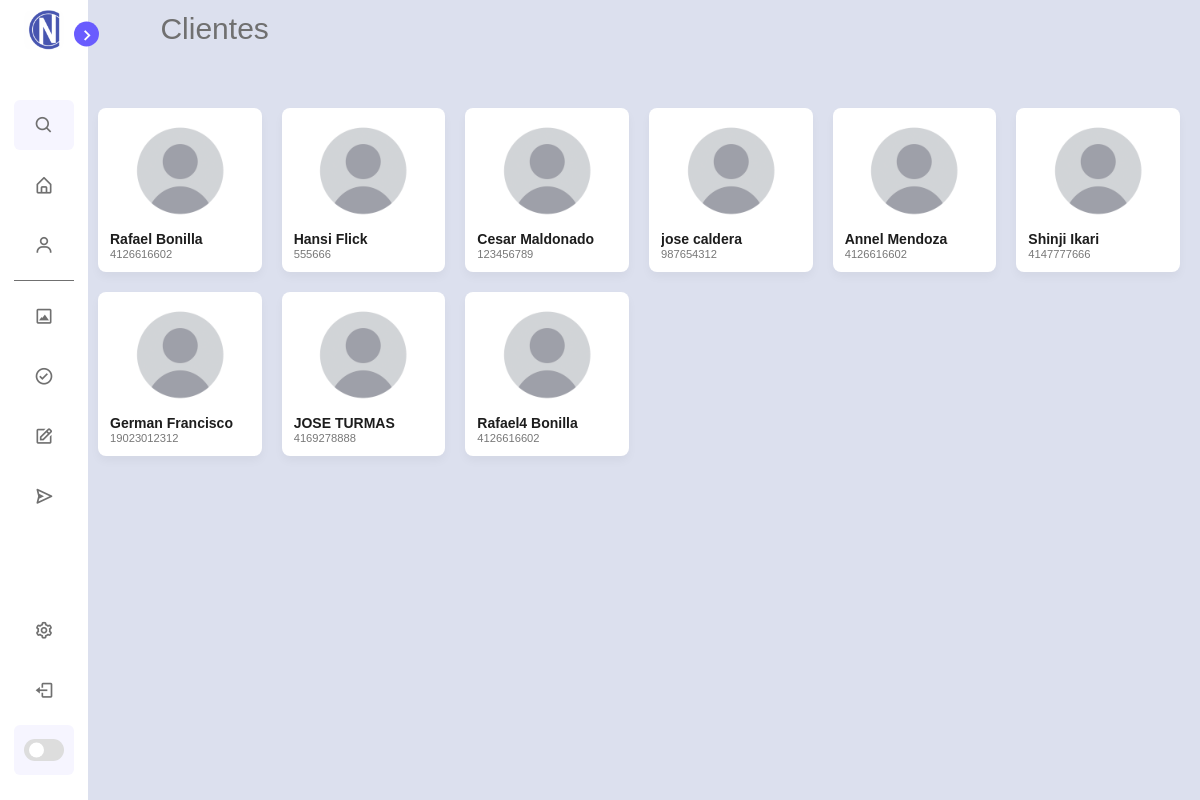
Page /Clients (signed in) on the committed database.
### tables this page shows
CREATE TABLE clientProject ( projectClientId INTEGER PRIMARY KEY AUTOINCREMENT, projectClientName TEXT, projectClientNumber INTEGER );

### new.py (the view)
@app.route("/Clients")
def clients():
    clients=try_clients()
    return  clients

### library/DB.py (called while the page is built)
def get_clients():
    conn = sqlite3.connect('library/database.db')
    cursor = conn.cursor()
    cursor.execute("SELECT projectClientName,ProjectClientNumber,projectClientId FROM clientProject")
    filas = cursor.fetchall()
    clientes= []
    for elemento in filas:
        if elemento not in clientes:
            clientes.append(elemento)
    return clientes

### library/URLs.py (called while the page is built)
def try_clients():
    if g.user:
        cliente=get_clients()
        return render_template("clients.html",user=g.user,cliente=cliente)
    flash("Debe de iniciar sesión primero.")
    return render_template("index.html")

### new.py (called while the page is built)
@app.before_request
def before_request():
    if "username" in session:
        g.user = session["username"]
    else:
        g.user = None

### templates/clients.html (shortened to what this page needs)
<!DOCTYPE html>
<html lang="en">
<head>
    <link rel="stylesheet" href="../static/css/clients.css">
    <link rel="stylesheet" href="../static/css/scrollbar.css">
    <link rel="stylesheet" href="https://cdnjs.cloudflare.com/ajax/libs/font-awesome/6.4.2/css/all.min.css">
    <link href='https://unpkg.com/boxicons@2.1.1/css/boxicons.min.css' rel='stylesheet'>
</head>
<body>
    <nav class="sidebar close">
        <header>
            <div class="image-text">
                <span class="image">
                    <img src="../static/img/icon.ico" alt="iconcopy">
                </span>
            </div>
            <i class='bx bx-chevron-right toggle'></i>
        </header>
        <div class="menu-bar">
            <div class="menu">
                <li class="search-box">
                    <i class='bx bx-search icon'></i>
                </li>
                <ul class="menu-links" id="home">
                    <li class="nav-link">
                        <a href="{{ url_for('home') }}">
                            <i class='bx bx-home-alt icon'></i>
                        </a>
                    </li>
                    <li class="nav-link" id="client">
                        <a href="{{ url_for('clients') }}">
                            <i class='bx bx-user icon'></i>
                        </a>
                    </li>
                </ul>
                <hr class="separator">
                <ul class="menu-links">
                    <li class="nav-link" id="diseño">
                        <a href="{{ url_for('design') }}">
                            <i class='bx bx-image-alt icon'></i>
                        </a>
                    </li>
                    <li class="nav-link" id="aprobacion">
                        <a href="{{ url_for('approval') }}">
                            <i class='bx bx-check-circle icon'></i>
                        </a>
                    </li>
                    <li class="nav-link" id="elaboracion">
                        <a href="{{ url_for('crafting') }}">
                            <i class='bx bx-edit icon'></i>
                        </a>
                    </li>
                    <li class="nav-link" id="entrega">
                        <a href="{{ url_for('ending') }}">
                            <i class='bx bx-send icon'></i>
                        </a>
                    </li>
                </ul>
            </div>
            <div class="bottom-content">
                <li class="">
                    <a href="{{ url_for('settings') }}">
                        <i class='bx bx-cog icon'></i>
                    </a>
                <li class="">
                    <a href="{{ url_for('logout') }}">
                        <i class='bx bx-log-out icon'></i>
                    </a>
                </li>
                <li class="mode">
                    <div class="toggle-switch">
                        <span class="switch"></span>
                    </div>
                </li>
            </div>
        </div>
    </nav>
    <section class="home">
        <div class="home-header">
            <div class="text">Clientes</div>
        </div>
        <div class="card-list-client">
            {% for item in cliente %}
            <a href="{{ url_for('client', client=item[0] )}}" style="text-decoration: none;" class="client-link">
                <div class="card-client">
                    <img src="../static/img/user-default.png" alt="User Image">
                    <p class="default-client-name">{{item[0]}}</p>
                    <p class="client-company">{{item[1]}}</p>
                </div>
            </a>
            {% endfor %}
    </section>
  </body>
</html>

### rows in the picture
clientProject: projectClientName "Rafael Bonilla", projectClientNumber "4126616602"
clientProject: projectClientName "Hansi Flick", projectClientNumber "555666"
clientProject: projectClientName "Cesar Maldonado", projectClientNumber "123456789"
clientProject: projectClientName "jose caldera", projectClientNumber "987654312"
clientProject: projectClientName "Annel Mendoza", projectClientNumber "4126616602"
clientProject: projectClientName "Shinji Ikari", projectClientNumber "4147777666"
clientProject: projectClientName "German Francisco", projectClientNumber "19023012312"
clientProject: projectClientName "JOSE TURMAS", projectClientNumber "4169278888"
clientProject: projectClientName "Rafael4 Bonilla", projectClientNumber "4126616602"
